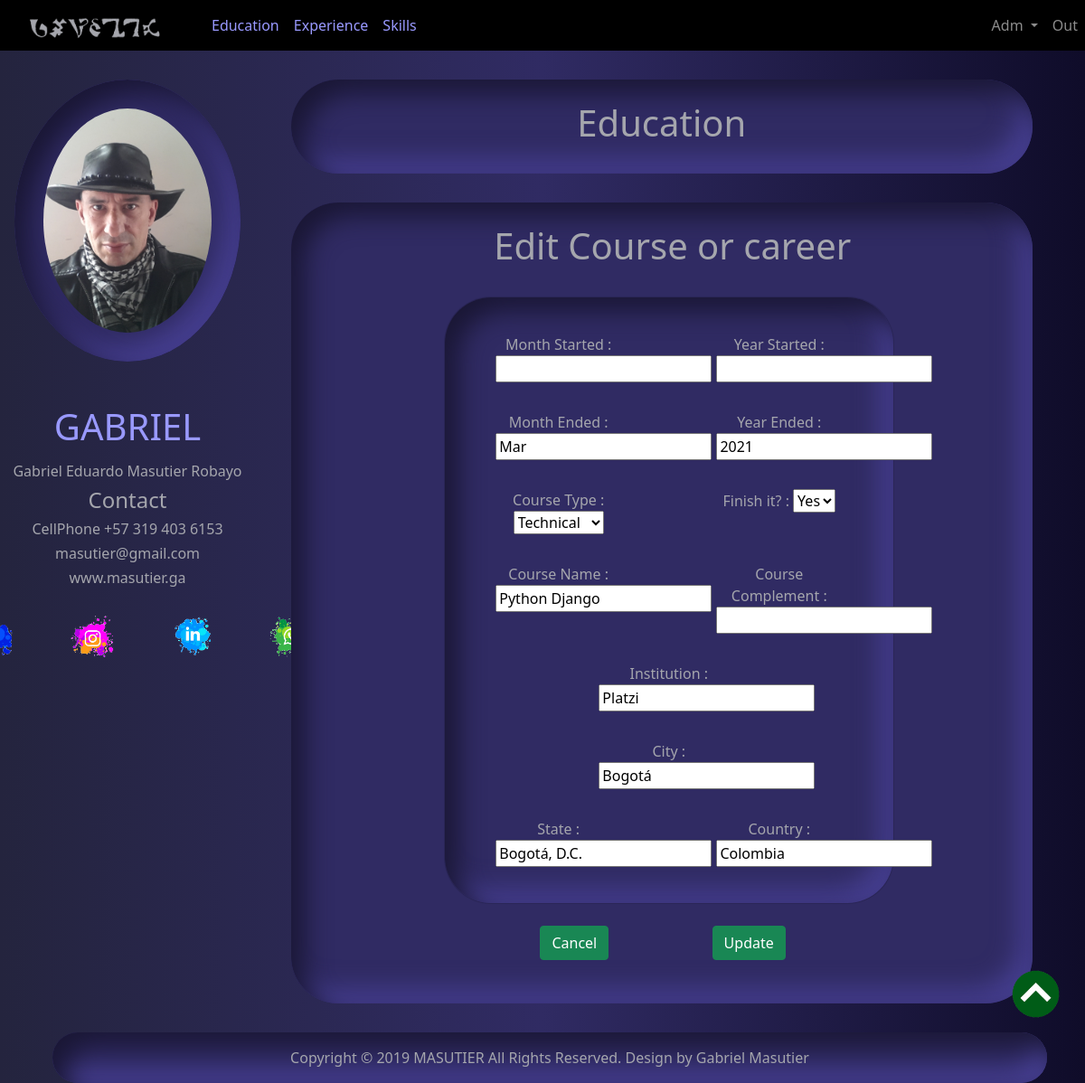
The app's page /editStudie/19/ (signed in) with its own data.
### studies/models.py (models this page shows, shortened)
class Studie(models.Model):
    STATUS = (
        ('University', 'University'),
        ('Technical', 'Technical'),
        ('WorkShop', 'WorkShop'),
        ('Self', 'Self'),
        ('Other', 'Other'),
    )
    FINISH = (
        ('Yes', "Yes"),
        ('No', "No"),
    )
    kind = models.CharField(max_length=100, choices=STATUS, default="Other")
    name = models.CharField(max_length=30, blank=False, null=False)
    remark = models.CharField(max_length=50, blank=True)
    institution = models.CharField(max_length=50, blank=False, null=False)
    city = models.CharField(max_length=50, blank=False, null=False)
    state = models.CharField(max_length=50, blank=False, null=False)
    country = models.CharField(max_length=50, blank=False, null=False)
    monthStart = models.CharField(max_length=3, blank=True)
    yearStart = models.CharField(max_length=4, blank=True)
    monthEnd = models.CharField(max_length=3, blank=True)
    yearEnd = models.CharField(max_length=5, blank=False, null=False)
    finish = models.CharField(max_length=100, choices=FINISH, default="Yes")

### studies/views.py (the view)
# urls.py: path('editStudie/<int:pk>/', editStudie, name="editStudie"),
@login_required(login_url='loginPage')
def editStudie(request, pk):
    study = Studie.objects.get(id=pk)
    studieForm = CreateStudieForm(instance=study)
    if request.method == 'POST':
        studieForm = CreateStudieForm(request.POST, request.FILES, instance=study)
        if studieForm.is_valid:
            studieForm.save()
            messages.success(request, 'The course was Updated successful')
            return redirect('studies')
    context = {"title": "Update Education", "studieForm": studieForm}
    return render(request, "studies/editStudie.html", context)

### studies/forms.py
class CreateStudieForm(ModelForm):
    class Meta:
        model = Studie
        fields = '__all__'

### studies/templates/studies/editStudie.html (shortened to what this page needs)
{% extends 'home/home.html' %}
{% load static %}
{% block content %}
<div class="col-md-11 p-4 boxtext1 c">
    <h1 class="c">Education</h1>
</div>
<div class="col-md-11 p-4 boxtext1 c">
<h1 class="ms-4">Edit Course or career</h1>
    <form method="POST" enctype="multipart/form-data">
        <div class="col-md-8 mx-auto">
            <div class="card boxtext1" >
                <div class="card-body row mt-4">
                    <div class="col-md-4 mx-auto">
                        <label>Month Started :</label>
                        {{studieForm.monthStart}}
                    </div>
                    <div class="col-md-4 mx-auto">
                        <label>Year Started :</label>
                        {{studieForm.yearStart}}
                    </div>
                </div>
                <div class="card-body row">
                    <div class="col-md-4 mx-auto">
                        <label>Month Ended :</label>
                        {{studieForm.monthEnd}}
                    </div>
                    <div class="col-md-4 mx-auto">
                        <label>Year Ended :</label>
                        {{studieForm.yearEnd}}
                    </div>
                </div>
                <div class="card-body row">
                    <div class="col-md-4 mx-auto">
                        <label>Course Type :</label>
                        {{studieForm.kind}}
                    </div>
                    <div class="col-md-4 mx-auto">
                        <label>Finish it? :</label>
                        {{studieForm.finish}}
                    </div>
                </div>
                <div class="card-body row">
                    <div class="col-md-4 mx-auto">
                        <label>Course Name :</label>
                        {{studieForm.name}}
                    </div>
                    <div class="col-md-4 mx-auto">
                        <label>Course Complement :</label>
                        {{studieForm.remark}}
                    </div>
                </div>
                <div class="card-body">
                    <div class="col-md-4 mx-auto">
                        <label>Institution :</label>
                        {{studieForm.institution}}
                    </div>
                </div>
                <div class="card-body">
                    <div class="col-md-4 mx-auto">
                        <label>City :</label>
                        {{studieForm.city}}
                    </div>
                </div>
                <div class="card-body row  mb-4">
                    <div class="col-md-4 mx-auto">
                        <label>State :</label>
                        {{studieForm.state}}
                    </div>
                    <div class="col-md-4 mx-auto">
                        <label>Country :</label>
                        {{studieForm.country}}
                    </div>
                </div>
            </div>
        </div>
        <div class="col-lg-6 mx-auto row ">
            <div class="container col-lg-5 mt-4 mb-4 ">
                <button class="btn btn-success btn-block" onclick="goBack()">Cancel</button>
            </div>
            <div class="container col-lg-5 mt-4 mb-4 ">
                <input class="btn btn-success btn-block" type="submit" value="Update">
            </div>
        </div>
    </form>
</div>
{% endblock content %}

### static/css/all.css (style rules this page uses)
body { background: #0f0c29; background: -webkit-linear-gradient(to right, #24243e, #302b63, #0f0c29); background: linear-gradient(to right, #24243e, #302b63, #0f0c29); }
.c { text-align: center !important; }

### static/css/test.css (style rules this page uses)
.boxtext1 { color: #a5a6ad !important; border-radius: 52px; background: #302b63; box-shadow: inset 15px 15px 28px #1a1735, inset -15px -15px 28px #463f91; margin-top: 2rem; margin-left: 1rem; }

### records on screen
Studie: monthEnd "Mar", yearEnd "2021", kind "Technical", finish "Yes", name "Python Django", institution "Platzi", city "Bogotá", state "Bogotá, D.C.", country "Colombia"
